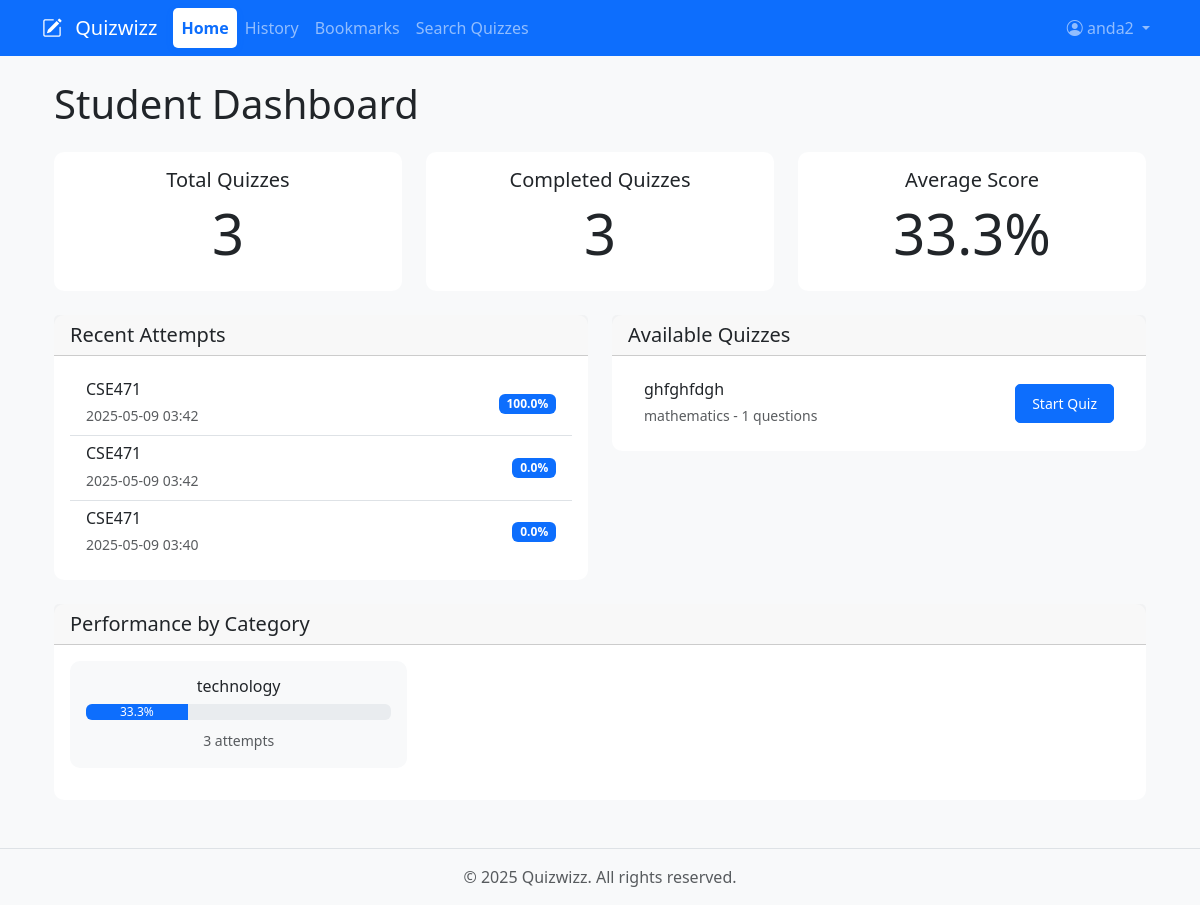
Page /student (signed in) on the committed database.
### app/models/user.py (models this page shows, shortened)
class User(UserMixin, db.Model):
    __tablename__ = 'users'
    id = db.Column(db.Integer, primary_key=True)
    username = db.Column(db.String(64), unique=True, nullable=False)
    email = db.Column(db.String(120), unique=True, nullable=False)
    password_hash = db.Column(db.String(128))
    role = db.Column(db.String(20), nullable=False, default='student')
    is_teacher = db.Column(db.Boolean, default=False)
    created_at = db.Column(db.DateTime, default=datetime.utcnow)
    profile_picture = db.Column(db.String(200), default='default.jpg')
    bio = db.Column(db.Text)
    quizzes = db.relationship('Quiz', back_populates='author', lazy='dynamic')
    quiz_attempts = db.relationship('QuizAttempt', back_populates='student', lazy='dynamic', overlaps="attempts,user")
    shared_quizzes = db.relationship('Quiz', secondary='shared_quizzes', back_populates='shared_with_users', lazy='dynamic', overlaps="shared_quizzes_list,shared_with_users")
    feedback = db.relationship(QuizFeedback, backref='student', lazy='dynamic')
    bookmarks = db.relationship('Bookmark', backref='user', lazy='dynamic')
    bookmarked_quizzes = db.relationship('Quiz',
                                       secondary='user_bookmarks',
                                       backref=db.backref('bookmarked_by', lazy='dynamic'),
                                       lazy='dynamic')

### app/models/quiz.py (models this page shows, shortened)
class QuizAttempt(db.Model):
    __tablename__ = 'quiz_attempts'
    id = db.Column(db.Integer, primary_key=True)
    quiz_id = db.Column(db.Integer, db.ForeignKey('quizzes.id'), nullable=False)
    student_id = db.Column(db.Integer, db.ForeignKey('users.id'), nullable=False)
    started_at = db.Column(db.DateTime, default=datetime.utcnow)
    completed_at = db.Column(db.DateTime)
    completed = db.Column(db.Boolean, default=False)
    score = db.Column(db.Float)
    max_score = db.Column(db.Float)
    quiz = db.relationship('Quiz', back_populates='attempts')
    student = db.relationship('User', back_populates='quiz_attempts', overlaps="attempts,user")
    answers = db.relationship('Answer', back_populates='attempt', cascade='all, delete-orphan')
    @property
    def percentage_score(self):
        if self.max_score and self.max_score > 0:
            return (self.score / self.max_score) * 100
        return 0

class Quiz(db.Model):
    __tablename__ = 'quizzes'
    id = db.Column(db.Integer, primary_key=True)
    title = db.Column(db.String(100), nullable=False)
    description = db.Column(db.Text)
    author_id = db.Column(db.Integer, db.ForeignKey('users.id'), nullable=False)
    created_at = db.Column(db.DateTime, default=datetime.utcnow)
    updated_at = db.Column(db.DateTime, default=datetime.utcnow, onupdate=datetime.utcnow)
    is_public = db.Column(db.Boolean, default=True)
    password = db.Column(db.String(128))
    time_limit = db.Column(db.Integer)  # in minutes
    max_attempts = db.Column(db.Integer, default=1)
    start_time = db.Column(db.DateTime)
    end_time = db.Column(db.DateTime)
    category = db.Column(db.String(50))
    grades_released = db.Column(db.Boolean, default=False)
    author = db.relationship('User', back_populates='quizzes')
    questions = db.relationship('Question', back_populates='quiz', cascade='all, delete-orphan')
    attempts = db.relationship('QuizAttempt', back_populates='quiz', cascade='all, delete-orphan')
    shared_with_users = db.relationship('User', secondary='shared_quizzes', back_populates='shared_quizzes', lazy='dynamic', overlaps="shared_quizzes_list,shared_with")
    feedback = db.relationship(QuizFeedback, backref='quiz', lazy='dynamic', cascade='all, delete-orphan')

### app/views/main.py (the view)
@main_bp.route('/student')
@login_required
def student_home():
    if not current_user.is_authenticated or current_user.is_teacher:
        flash('Access denied.', 'danger')
        return redirect(url_for('main.index'))
    attempts = QuizAttempt.query.filter_by(student_id=current_user.id).all()
    total_quizzes = len(attempts)
    completed_quizzes = len([a for a in attempts if a.completed_at is not None])
    completed_attempts = [a for a in attempts if a.completed_at is not None and a.quiz.grades_released and a.score is not None]
    if completed_attempts:
        total_score = sum(a.score for a in completed_attempts)
        total_max_score = sum(a.max_score for a in completed_attempts)
        average_score = (total_score / total_max_score) * 100 if total_max_score > 0 else 0
    else:
        average_score = 0
    recent_attempts = QuizAttempt.query\
        .filter_by(student_id=current_user.id)\
        .order_by(QuizAttempt.completed_at.desc())\
        .limit(5)\
        .all()
    attempted_quiz_ids = [a.quiz_id for a in attempts]
    available_quizzes = Quiz.query\
        .filter(Quiz.is_public == True)\
        .filter(~Quiz.id.in_(attempted_quiz_ids))\
        .order_by(Quiz.created_at.desc())\
        .limit(5)\
        .all()
    category_performance = {}
    for attempt in completed_attempts:
        category = attempt.quiz.category
        if category not in category_performance:
            category_performance[category] = {
                'attempts': 0,
                'total_score': 0,
                'avg_score': 0
            }
        category_performance[category]['attempts'] += 1
        category_performance[category]['total_score'] += attempt.percentage_score
    for category in category_performance:
        stats = category_performance[category]
        stats['avg_score'] = stats['total_score'] / stats['attempts']
    return render_template('main/student_home.html',
                         total_quizzes=total_quizzes,
                         completed_quizzes=completed_quizzes,
                         average_score=average_score,
                         recent_attempts=recent_attempts,
                         available_quizzes=available_quizzes,
                         category_performance=category_performance)

### app/models/user.py (called while the page is built)
@login.user_loader
def load_user(id):
    return User.query.get(int(id))

### app/templates/main/student_home.html (shortened to what this page needs)
{% extends "base.html" %}
{% block content %}
<div class="container">
    <h1 class="mb-4">Student Dashboard</h1>
    <div class="row mb-4">
        <div class="col-md-4">
            <div class="card">
                <div class="card-body text-center">
                    <h5 class="card-title">Total Quizzes</h5>
                    <h2 class="display-4">{{ total_quizzes }}</h2>
                </div>
            </div>
        </div>
        <div class="col-md-4">
            <div class="card">
                <div class="card-body text-center">
                    <h5 class="card-title">Completed Quizzes</h5>
                    <h2 class="display-4">{{ completed_quizzes }}</h2>
                </div>
            </div>
        </div>
        <div class="col-md-4">
            <div class="card">
                <div class="card-body text-center">
                    <h5 class="card-title">Average Score</h5>
                    <h2 class="display-4">{{ "%.1f"|format(average_score) }}%</h2>
                </div>
            </div>
        </div>
    </div>
    <div class="row mb-4">
        <div class="col-md-6">
            <div class="card">
                <div class="card-header">
                    <h5 class="card-title mb-0">Recent Attempts</h5>
                </div>
                <div class="card-body">
                    {% if recent_attempts %}
                        <div class="list-group list-group-flush">
                            {% for attempt in recent_attempts %}
                                <div class="list-group-item">
                                    <div class="d-flex justify-content-between align-items-center">
                                        <div>
                                            <h6 class="mb-1">{{ attempt.quiz.title }}</h6>
                                            <small class="text-muted">{{ attempt.completed_at.strftime('%Y-%m-%d %H:%M') }}</small>
                                        </div>
                                        <span class="badge bg-primary">{{ "%.1f"|format(attempt.percentage_score) }}%</span>
                                    </div>
                                </div>
                            {% endfor %}
                        </div>
                    {% else %}
                        <p class="text-muted text-center mb-0">No recent attempts</p>
                    {% endif %}
                </div>
            </div>
        </div>
        <div class="col-md-6">
            <div class="card">
                <div class="card-header">
                    <h5 class="card-title mb-0">Available Quizzes</h5>
                </div>
                <div class="card-body">
                    {% if available_quizzes %}
                        <div class="list-group list-group-flush">
                            {% for quiz in available_quizzes %}
                                <div class="list-group-item">
                                    <div class="d-flex justify-content-between align-items-center">
                                        <div>
                                            <h6 class="mb-1">{{ quiz.title }}</h6>
                                            <small class="text-muted">{{ quiz.category }} - {{ quiz.questions|length }} questions</small>
                                        </div>
                                        <a href="{{ url_for('quiz.view_quiz', quiz_id=quiz.id) }}" class="btn btn-sm btn-primary">Start Quiz</a>
                                    </div>
                                </div>
                            {% endfor %}
                        </div>
                    {% else %}
                        <p class="text-muted text-center mb-0">No quizzes available</p>
                    {% endif %}
                </div>
            </div>
        </div>
    </div>
    <div class="row">
        <div class="col-md-12">
            <div class="card">
                <div class="card-header">
                    <h5 class="card-title mb-0">Performance by Category</h5>
                </div>
                <div class="card-body">
                    {% if category_performance %}
                        <div class="row">
                            {% for category, stats in category_performance.items() %}
                                <div class="col-md-4 mb-3">
                                    <div class="card bg-light">
                                        <div class="card-body text-center">
                                            <h6 class="card-title">{{ category }}</h6>
                                            <div class="progress mb-2">
                                                <div class="progress-bar" role="progressbar"
                                                     style="width: {{ stats.avg_score }}%"
                                                     aria-valuenow="{{ stats.avg_score }}"
                                                     aria-valuemin="0"
                                                     aria-valuemax="100">
                                                    {{ "%.1f"|format(stats.avg_score) }}%
                                                </div>
                                            </div>
                                            <small class="text-muted">{{ stats.attempts }} attempts</small>
                                        </div>
                                    </div>
                                </div>
                            {% endfor %}
                        </div>
                    {% else %}
                        <p class="text-muted text-center mb-0">No category performance data available</p>
                    {% endif %}
                </div>
            </div>
        </div>
    </div>
</div>
{% endblock %}

### app/templates/base.html (shortened to what this page needs)
<!DOCTYPE html>
<html lang="en">
<head>
    <link href="https://cdn.jsdelivr.net/npm/bootstrap@5.3.0/dist/css/bootstrap.min.css" rel="stylesheet">
    <link rel="stylesheet" href="https://cdn.jsdelivr.net/npm/bootstrap-icons@1.7.2/font/bootstrap-icons.css">
    <link rel="stylesheet" href="{{ url_for('static', filename='css/style.css') }}">
</head>
<body>
    <nav class="navbar navbar-expand-lg navbar-dark bg-primary">
        <div class="container">
            <a class="navbar-brand" href="{{ url_for('main.index') }}">
                <i class="bi bi-pencil-square"></i> Quizwizz
            </a>
            <div class="collapse navbar-collapse" id="navbarNav">
                <ul class="navbar-nav me-auto">
                    {% if current_user.is_authenticated %}
                        {% if current_user.is_teacher %}
                            <li class="nav-item">
                                <a class="nav-link {% if request.endpoint == 'main.teacher_home' %}active{% endif %}" href="{{ url_for('main.teacher_home') }}">Home</a>
                            </li>
                            <li class="nav-item">
                                <a class="nav-link {% if request.endpoint == 'quiz.create_quiz' %}active{% endif %}" href="{{ url_for('quiz.create_quiz') }}">Create Quiz</a>
                            </li>
                            <li class="nav-item">
                                <a class="nav-link {% if (current_user.is_teacher and request.endpoint == 'main.history') or (not current_user.is_teacher and request.endpoint == 'main.student_history') %}active{% endif %}" href="{{ url_for('main.history') if current_user.is_teacher else url_for('main.student_history') }}">History</a>
                            </li>
                        {% else %}
                            <li class="nav-item">
                                <a class="nav-link {% if request.endpoint == 'main.student_home' %}active{% endif %}" href="{{ url_for('main.student_home') }}">Home</a>
                            </li>
                            <li class="nav-item">
                                <a class="nav-link {% if request.endpoint == 'main.student_history' %}active{% endif %}" href="{{ url_for('main.student_history') }}">History</a>
                            </li>
                            <li class="nav-item">
                                <a class="nav-link {% if request.endpoint == 'main.student_bookmarks' %}active{% endif %}" href="{{ url_for('main.student_bookmarks') }}">Bookmarks</a>
                            </li>
                        {% endif %}
                        <li class="nav-item">
                            <a class="nav-link {% if request.endpoint == 'quiz.search_quizzes' %}active{% endif %}" href="{{ url_for('quiz.search_quizzes') }}">Search Quizzes</a>
                        </li>
                    {% endif %}
                </ul>
                <ul class="navbar-nav">
                    {% if current_user.is_authenticated %}
                        <li class="nav-item dropdown">
                            <a class="nav-link dropdown-toggle" href="#" id="navbarDropdown" role="button" data-bs-toggle="dropdown">
                                <i class="bi bi-person-circle"></i> {{ current_user.username }}
                            </a>
                        </li>
                    {% endif %}
                </ul>
            </div>
        </div>
    </nav>
    <main class="container mt-4">
        {% block content %}{% endblock %}
    </main>
    <footer class="footer mt-5 py-3 bg-light">
        <div class="container text-center">
            <span class="text-muted">© 2025 Quizwizz. All rights reserved.</span>
        </div>
    </footer>
</body>
</html>

### app/static/css/style.css (style rules this page uses)
body { min-height: 100vh; display: flex; flex-direction: column; background-color: #f8f9fa; }
main { flex: 1; }
.navbar-brand i { margin-right: 0.5rem; }
.card { border: none; border-radius: 10px; transition: transform 0.2s; }
.btn { border-radius: 5px; padding: 0.5rem 1rem; }
.btn-primary { background-color: #0d6efd; border-color: #0d6efd; }
.footer { margin-top: auto; background-color: #f8f9fa; padding: 1rem 0; border-top: 1px solid #dee2e6; }
.nav-link.active { background-color: #fff !important; color: #0d6efd !important; border-radius: 5px; font-weight: bold; box-shadow: 0 2px 8px rgba(13,110,253,0.08); }

### rows in the picture
User: username "anda2"
QuizAttempt: quiz "CSE471", completed_at "2025-05-09 03:42", percentage_score "100.0"
QuizAttempt: quiz "CSE471", completed_at "2025-05-09 03:42", percentage_score "0.0"
QuizAttempt: quiz "CSE471", completed_at "2025-05-09 03:40", percentage_score "0.0"
Quiz: title "ghfghfdgh", category "mathematics", questions|length "1"
Quiz: category "technology", {{ stats.avg_score }} 33.333333333333336 (drawn), avg_score "33.3", attempts "3"

### other values in the picture
{{ total_quizzes }} "3"
{{ completed_quizzes }} "3"
{{ "%.1f"|format(average_score) }} "33.3"
